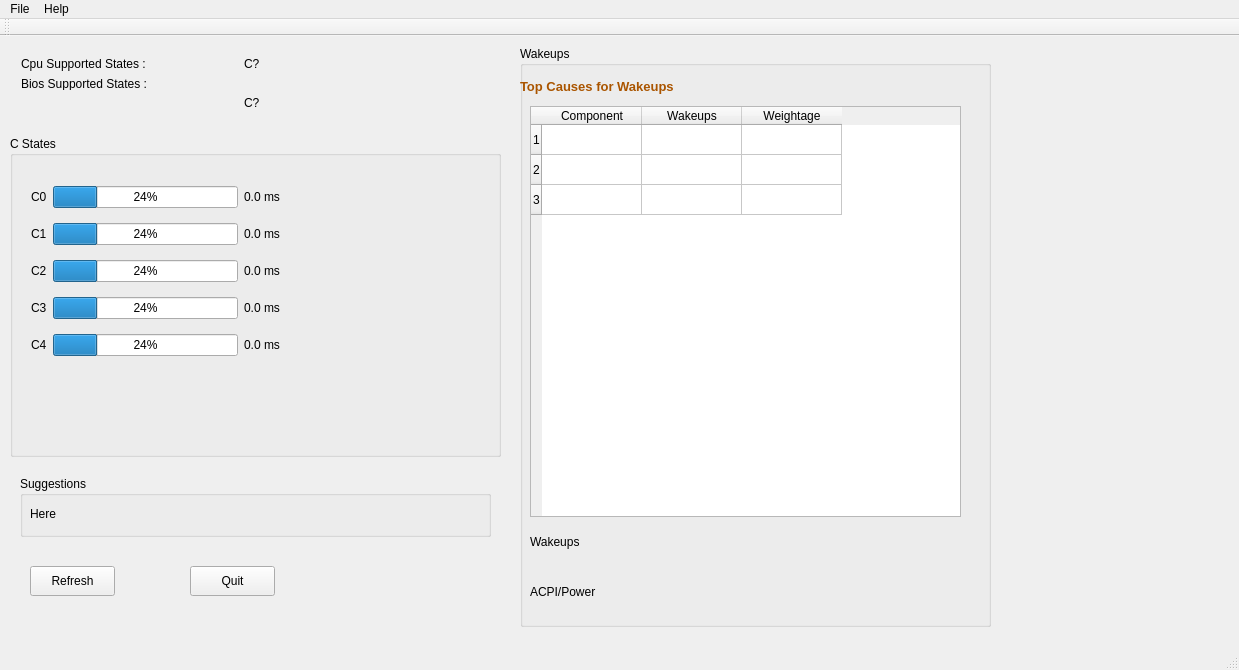
<?xml version="1.0" encoding="UTF-8"?>
<ui version="4.0">
 <class>MainWindow</class>
 <widget class="QMainWindow" name="MainWindow">
  <property name="geometry">
   <rect>
    <x>0</x>
    <y>0</y>
    <width>1239</width>
    <height>670</height>
   </rect>
  </property>
  <property name="windowTitle">
   <string>QPowerTop</string>
  </property>
  <widget class="QWidget" name="centralWidget">
   <widget class="QGroupBox" name="groupBox_2">
    <property name="geometry">
     <rect>
      <x>20</x>
      <y>440</y>
      <width>471</width>
      <height>61</height>
     </rect>
    </property>
    <property name="title">
     <string>Suggestions</string>
    </property>
    <widget class="QLabel" name="lblSuggest">
     <property name="geometry">
      <rect>
       <x>10</x>
       <y>30</y>
       <width>801</width>
       <height>16</height>
      </rect>
     </property>
     <property name="text">
      <string>Here</string>
     </property>
    </widget>
   </widget>
   <widget class="QGroupBox" name="groupBox_4">
    <property name="geometry">
     <rect>
      <x>10</x>
      <y>100</y>
      <width>491</width>
      <height>321</height>
     </rect>
    </property>
    <property name="title">
     <string>C States</string>
    </property>
    <widget class="QWidget" name="">
     <property name="geometry">
      <rect>
       <x>10</x>
       <y>30</y>
       <width>271</width>
       <height>211</height>
      </rect>
     </property>
     <layout class="QGridLayout" name="gridLayout_2">
      <item row="0" column="0">
       <widget class="QLabel" name="lbl1">
        <property name="text">
         <string>C0</string>
        </property>
       </widget>
      </item>
      <item row="0" column="1">
       <widget class="QProgressBar" name="pbC1">
        <property name="value">
         <number>24</number>
        </property>
       </widget>
      </item>
      <item row="0" column="2">
       <widget class="QLabel" name="lblC0">
        <property name="text">
         <string>0.0 ms</string>
        </property>
       </widget>
      </item>
      <item row="1" column="0">
       <widget class="QLabel" name="lbl2">
        <property name="text">
         <string>C1</string>
        </property>
       </widget>
      </item>
      <item row="1" column="1">
       <widget class="QProgressBar" name="pbC2">
        <property name="value">
         <number>24</number>
        </property>
       </widget>
      </item>
      <item row="1" column="2">
       <widget class="QLabel" name="lblC1">
        <property name="text">
         <string>0.0 ms</string>
        </property>
       </widget>
      </item>
      <item row="2" column="0">
       <widget class="QLabel" name="lbl3">
        <property name="text">
         <string>C2</string>
        </property>
       </widget>
      </item>
      <item row="2" column="1">
       <widget class="QProgressBar" name="pbC3">
        <property name="value">
         <number>24</number>
        </property>
       </widget>
      </item>
      <item row="2" column="2">
       <widget class="QLabel" name="lblC2">
        <property name="text">
         <string>0.0 ms</string>
        </property>
       </widget>
      </item>
      <item row="3" column="0">
       <widget class="QLabel" name="lbl4">
        <property name="text">
         <string>C3</string>
        </property>
       </widget>
      </item>
      <item row="3" column="1">
       <widget class="QProgressBar" name="pbC4">
        <property name="value">
         <number>24</number>
        </property>
       </widget>
      </item>
      <item row="3" column="2">
       <widget class="QLabel" name="lblC4">
        <property name="text">
         <string>0.0 ms</string>
        </property>
       </widget>
      </item>
      <item row="4" column="0">
       <widget class="QLabel" name="lbl5">
        <property name="text">
         <string>C4</string>
        </property>
       </widget>
      </item>
      <item row="4" column="2">
       <widget class="QLabel" name="lblC4_2">
        <property name="text">
         <string>0.0 ms</string>
        </property>
       </widget>
      </item>
      <item row="4" column="1">
       <widget class="QProgressBar" name="pbC5">
        <property name="value">
         <number>24</number>
        </property>
       </widget>
      </item>
     </layout>
    </widget>
   </widget>
   <widget class="QPushButton" name="pbRefresh">
    <property name="geometry">
     <rect>
      <x>30</x>
      <y>530</y>
      <width>85</width>
      <height>30</height>
     </rect>
    </property>
    <property name="text">
     <string>Refresh</string>
    </property>
   </widget>
   <widget class="QPushButton" name="pbQuit">
    <property name="geometry">
     <rect>
      <x>190</x>
      <y>530</y>
      <width>85</width>
      <height>30</height>
     </rect>
    </property>
    <property name="text">
     <string>Quit</string>
    </property>
   </widget>
   <widget class="QGroupBox" name="groupBox_3">
    <property name="geometry">
     <rect>
      <x>520</x>
      <y>10</y>
      <width>471</width>
      <height>581</height>
     </rect>
    </property>
    <property name="title">
     <string>Wakeups</string>
    </property>
    <widget class="QLabel" name="lblWakeup">
     <property name="geometry">
      <rect>
       <x>10</x>
       <y>470</y>
       <width>431</width>
       <height>51</height>
      </rect>
     </property>
     <property name="text">
      <string>Wakeups</string>
     </property>
    </widget>
    <widget class="QLabel" name="lblAcpi">
     <property name="geometry">
      <rect>
       <x>10</x>
       <y>530</y>
       <width>321</width>
       <height>31</height>
      </rect>
     </property>
     <property name="text">
      <string>ACPI/Power</string>
     </property>
    </widget>
    <widget class="QLabel" name="label_4">
     <property name="geometry">
      <rect>
       <x>0</x>
       <y>30</y>
       <width>221</width>
       <height>21</height>
      </rect>
     </property>
     <property name="text">
      <string>&lt;!DOCTYPE HTML PUBLIC &quot;-//W3C//DTD HTML 4.0//EN&quot; &quot;http://www.w3.org/TR/REC-html40/strict.dtd&quot;&gt;
&lt;html&gt;&lt;head&gt;&lt;meta name=&quot;qrichtext&quot; content=&quot;1&quot; /&gt;&lt;style type=&quot;text/css&quot;&gt;
p, li { white-space: pre-wrap; }
&lt;/style&gt;&lt;/head&gt;&lt;body style=&quot; font-family:'Sans'; font-size:10pt; font-weight:400; font-style:normal;&quot;&gt;
&lt;p style=&quot; margin-top:0px; margin-bottom:0px; margin-left:0px; margin-right:0px; -qt-block-indent:0; text-indent:0px;&quot;&gt;&lt;span style=&quot; font-weight:600; color:#aa5500;&quot;&gt;Top Causes for Wakeups&lt;/span&gt;&lt;/p&gt;&lt;/body&gt;&lt;/html&gt;</string>
     </property>
    </widget>
    <widget class="QTableWidget" name="tvTimerStats">
     <property name="geometry">
      <rect>
       <x>10</x>
       <y>60</y>
       <width>431</width>
       <height>411</height>
      </rect>
     </property>
     <row>
      <property name="text">
       <string>1</string>
      </property>
     </row>
     <row>
      <property name="text">
       <string>2</string>
      </property>
     </row>
     <row>
      <property name="text">
       <string>3</string>
      </property>
     </row>
     <column>
      <property name="text">
       <string>Component</string>
      </property>
     </column>
     <column>
      <property name="text">
       <string>Wakeups</string>
      </property>
     </column>
     <column>
      <property name="text">
       <string>Weightage</string>
      </property>
     </column>
    </widget>
   </widget>
   <widget class="QWidget" name="layoutWidget">
    <property name="geometry">
     <rect>
      <x>10</x>
      <y>10</y>
      <width>461</width>
      <height>74</height>
     </rect>
    </property>
    <layout class="QGridLayout" name="gridLayout">
     <item row="0" column="0">
      <widget class="QLabel" name="label">
       <property name="text">
        <string>Cpu Supported States :</string>
       </property>
      </widget>
     </item>
     <item row="0" column="1">
      <widget class="QLabel" name="lblCpuStates">
       <property name="text">
        <string>C?</string>
       </property>
      </widget>
     </item>
     <item row="2" column="1">
      <widget class="QLabel" name="lblBiosStates">
       <property name="text">
        <string>C?</string>
       </property>
      </widget>
     </item>
     <item row="1" column="0">
      <widget class="QLabel" name="label_2">
       <property name="text">
        <string>Bios Supported States :</string>
       </property>
      </widget>
     </item>
    </layout>
   </widget>
  </widget>
  <widget class="QMenuBar" name="menuBar">
   <property name="geometry">
    <rect>
     <x>0</x>
     <y>0</y>
     <width>1239</width>
     <height>25</height>
    </rect>
   </property>
   <widget class="QMenu" name="menuFile">
    <property name="title">
     <string>File</string>
    </property>
   </widget>
   <widget class="QMenu" name="menuHelp">
    <property name="title">
     <string>Help</string>
    </property>
    <addaction name="actionTopics"/>
    <addaction name="actionAbout"/>
   </widget>
   <addaction name="menuFile"/>
   <addaction name="menuHelp"/>
  </widget>
  <widget class="QToolBar" name="mainToolBar">
   <attribute name="toolBarArea">
    <enum>TopToolBarArea</enum>
   </attribute>
   <attribute name="toolBarBreak">
    <bool>false</bool>
   </attribute>
  </widget>
  <widget class="QStatusBar" name="statusBar"/>
  <action name="actionTopics">
   <property name="text">
    <string>Topics</string>
   </property>
  </action>
  <action name="actionAbout">
   <property name="text">
    <string>About</string>
   </property>
  </action>
 </widget>
 <layoutdefault spacing="6" margin="11"/>
 <resources/>
 <connections>
  <connection>
   <sender>pbQuit</sender>
   <signal>clicked()</signal>
   <receiver>MainWindow</receiver>
   <slot>close()</slot>
   <hints>
    <hint type="sourcelabel">
     <x>857</x>
     <y>588</y>
    </hint>
    <hint type="destinationlabel">
     <x>855</x>
     <y>680</y>
    </hint>
   </hints>
  </connection>
 </connections>
</ui>
